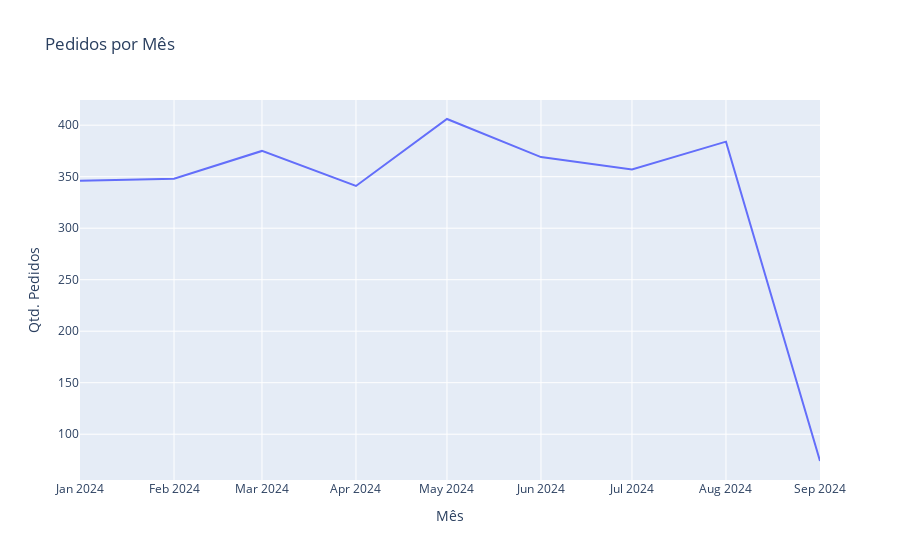

Write notebook code for a chart like this one.
### Code cell
"""
Visualização do andamento da volumetria mensal para tomadas
de decisões e análise de períodos de alta e de baixa.
"""
# 5. Pedidos por mês
pedidos_por_mes = pedidos.groupby('Mes').size()
fig = px.line(x=pedidos_por_mes.index.astype(str), y=pedidos_por_mes.values,
              title='Pedidos por Mês',
              labels={'x': 'Mês', 'y': 'Qtd. Pedidos'})
fig.show()

### Figure 1 — Plotly figure (JSON) as saved in the notebook; plotly's stock layout.template omitted (floating-point values rounded to 4 significant figures)
{"data": [{"hovertemplate": "Mês=%{x}<br>Qtd. Pedidos=%{y}<extra></extra>", "legendgroup": "", "line": {"color": "#636efa", "dash": "solid"}, "marker": {"symbol": "circle"}, "mode": "lines", "name": "", "orientation": "v", "showlegend": false, "type": "scatter", "x": ["2024-01", "2024-02", "2024-03", "2024-04", "2024-05", "2024-06", "2024-07", "2024-08", "2024-09"], "xaxis": "x", "y": [346, 348, 375, 341, 406, 369, 357, 384, 74], "yaxis": "y"}], "layout": {"legend": {"tracegroupgap": 0}, "title": {"text": "Pedidos por Mês"}, "xaxis": {"anchor": "y", "domain": [0, 1], "title": {"text": "Mês"}}, "yaxis": {"anchor": "x", "domain": [0, 1], "title": {"text": "Qtd. Pedidos"}}}}
